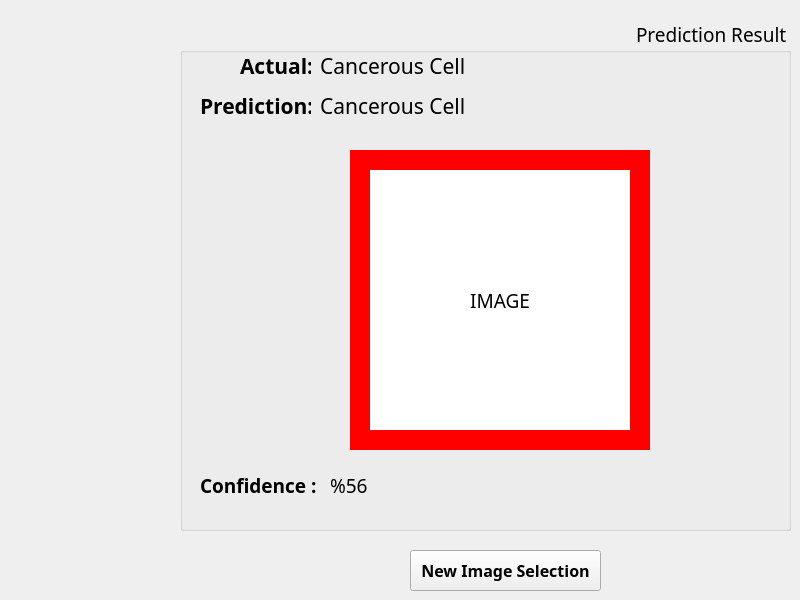
    <widget class="QWidget" name="tabPrediction">
     <attribute name="title">
      <string>Prediction</string>
     </attribute>
     <widget class="QGroupBox" name="groupBox">
      <property name="geometry">
       <rect>
        <x>180</x>
        <y>20</y>
        <width>611</width>
        <height>511</height>
       </rect>
      </property>
      <property name="font">
       <font>
        <family>Century Gothic</family>
        <pointsize>14</pointsize>
       </font>
      </property>
      <property name="layoutDirection">
       <enum>Qt::RightToLeft</enum>
      </property>
      <property name="title">
       <string>Prediction Result</string>
      </property>
      <widget class="QLabel" name="p_image">
       <property name="geometry">
        <rect>
         <x>190</x>
         <y>150</y>
         <width>260</width>
         <height>260</height>
        </rect>
       </property>
       <property name="styleSheet">
        <string notr="true">background-color: white;</string>
       </property>
       <property name="text">
        <string>IMAGE</string>
       </property>
       <property name="alignment">
        <set>Qt::AlignCenter</set>
       </property>
      </widget>
      <widget class="QLabel" name="p_border">
       <property name="geometry">
        <rect>
         <x>170</x>
         <y>130</y>
         <width>300</width>
         <height>300</height>
        </rect>
       </property>
       <property name="styleSheet">
        <string notr="true">background-color: red;</string>
       </property>
       <property name="text">
        <string/>
       </property>
      </widget>
      <widget class="QLabel" name="lb_true">
       <property name="geometry">
        <rect>
         <x>140</x>
         <y>30</y>
         <width>281</width>
         <height>31</height>
        </rect>
       </property>
       <property name="font">
        <font>
         <family>Century Gothic</family>
         <pointsize>16</pointsize>
         <weight>50</weight>
         <bold>false</bold>
        </font>
       </property>
       <property name="text">
        <string>Cancerous Cell</string>
       </property>
      </widget>
      <widget class="QLabel" name="label_5">
       <property name="geometry">
        <rect>
         <x>60</x>
         <y>30</y>
         <width>71</width>
         <height>31</height>
        </rect>
       </property>
       <property name="font">
        <font>
         <family>Century Gothic</family>
         <pointsize>16</pointsize>
         <weight>75</weight>
         <bold>true</bold>
        </font>
       </property>
       <property name="text">
        <string>Actual:</string>
       </property>
      </widget>
      <widget class="QLabel" name="lb_predict">
       <property name="geometry">
        <rect>
         <x>140</x>
         <y>70</y>
         <width>281</width>
         <height>31</height>
        </rect>
       </property>
       <property name="font">
        <font>
         <family>Century Gothic</family>
         <pointsize>16</pointsize>
         <weight>50</weight>
         <bold>false</bold>
        </font>
       </property>
       <property name="text">
        <string>Cancerous Cell</string>
       </property>
      </widget>
      <widget class="QLabel" name="label_6">
       <property name="geometry">
        <rect>
         <x>20</x>
         <y>70</y>
         <width>111</width>
         <height>31</height>
        </rect>
       </property>
       <property name="font">
        <font>
         <family>Century Gothic</family>
         <pointsize>16</pointsize>
         <weight>75</weight>
         <bold>true</bold>
        </font>
       </property>
       <property name="text">
        <string>Prediction:</string>
       </property>
      </widget>
      <widget class="QLabel" name="label_7">
       <property name="geometry">
        <rect>
         <x>20</x>
         <y>450</y>
         <width>121</width>
         <height>31</height>
        </rect>
       </property>
       <property name="font">
        <font>
         <family>Century Gothic</family>
         <pointsize>14</pointsize>
         <weight>75</weight>
         <bold>true</bold>
        </font>
       </property>
       <property name="text">
        <string>Confidence :</string>
       </property>
      </widget>
      <widget class="QLabel" name="lb_confidence">
       <property name="geometry">
        <rect>
         <x>150</x>
         <y>450</y>
         <width>141</width>
         <height>31</height>
        </rect>
       </property>
       <property name="font">
        <font>
         <family>Century Gothic</family>
         <pointsize>14</pointsize>
         <weight>50</weight>
         <bold>false</bold>
        </font>
       </property>
       <property name="text">
        <string>%56</string>
       </property>
      </widget>
      <zorder>p_border</zorder>
      <zorder>p_image</zorder>
      <zorder>lb_true</zorder>
      <zorder>label_5</zorder>
      <zorder>lb_predict</zorder>
      <zorder>label_6</zorder>
      <zorder>label_7</zorder>
      <zorder>lb_confidence</zorder>
     </widget>
     <widget class="QPushButton" name="btn_new_image">
      <property name="geometry">
       <rect>
        <x>410</x>
        <y>550</y>
        <width>191</width>
        <height>41</height>
       </rect>
      </property>
      <property name="font">
       <font>
        <family>Century Gothic</family>
        <pointsize>12</pointsize>
        <weight>75</weight>
        <italic>false</italic>
        <bold>true</bold>
       </font>
      </property>
      <property name="text">
       <string>New Image Selection</string>
      </property>
     </widget>
    </widget>
